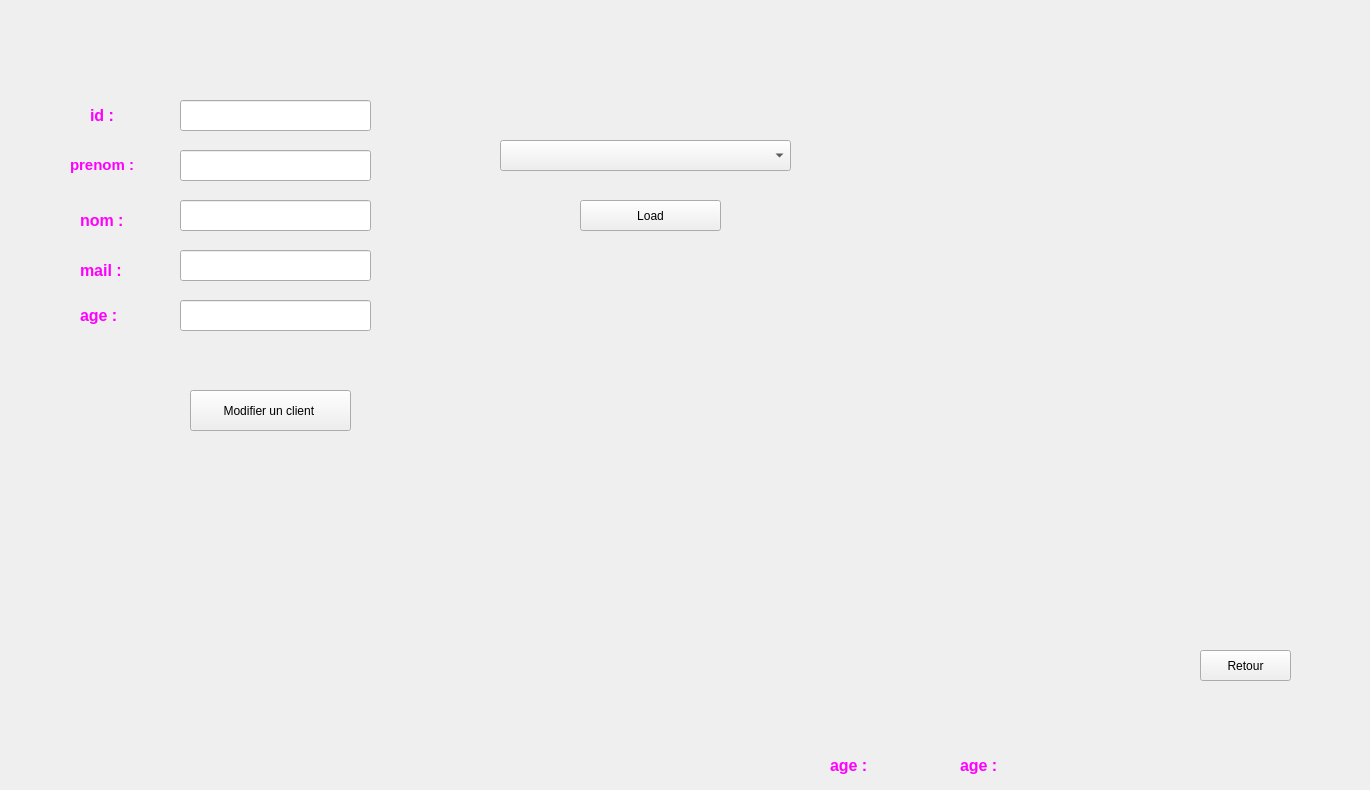
    <widget class="QWidget" name="modifier">
     <property name="enabled">
      <bool>true</bool>
     </property>
     <property name="whatsThis">
      <string>&lt;html&gt;&lt;head/&gt;&lt;body&gt;&lt;p&gt;modifier&lt;/p&gt;&lt;p&gt;&lt;br/&gt;&lt;/p&gt;&lt;/body&gt;&lt;/html&gt;</string>
     </property>
     <attribute name="title">
      <string>modifier</string>
     </attribute>
     <widget class="QLineEdit" name="mail_m">
      <property name="geometry">
       <rect>
        <x>180</x>
        <y>250</y>
        <width>191</width>
        <height>31</height>
       </rect>
      </property>
     </widget>
     <widget class="QLineEdit" name="id_m">
      <property name="geometry">
       <rect>
        <x>180</x>
        <y>100</y>
        <width>191</width>
        <height>31</height>
       </rect>
      </property>
     </widget>
     <widget class="QLineEdit" name="nom_m">
      <property name="geometry">
       <rect>
        <x>180</x>
        <y>200</y>
        <width>191</width>
        <height>31</height>
       </rect>
      </property>
     </widget>
     <widget class="QLineEdit" name="age_m">
      <property name="geometry">
       <rect>
        <x>180</x>
        <y>300</y>
        <width>191</width>
        <height>31</height>
       </rect>
      </property>
     </widget>
     <widget class="QLineEdit" name="prenom_m">
      <property name="geometry">
       <rect>
        <x>180</x>
        <y>150</y>
        <width>191</width>
        <height>31</height>
       </rect>
      </property>
     </widget>
     <widget class="QPushButton" name="pushButton_8">
      <property name="geometry">
       <rect>
        <x>190</x>
        <y>390</y>
        <width>161</width>
        <height>41</height>
       </rect>
      </property>
      <property name="styleSheet">
       <string notr="true">QPushButton::hover
{
	background-color: qlineargradient(spread:pad, x1:0, y1:0.511, x2:1, y2:0.511, stop:0 rgba(0, 207, 179, 255),stop:1 rgb(108, 135, 255));

}</string>
      </property>
      <property name="text">
       <string>Modifier un client </string>
      </property>
     </widget>
     <widget class="QComboBox" name="comboBox_2">
      <property name="geometry">
       <rect>
        <x>500</x>
        <y>140</y>
        <width>291</width>
        <height>31</height>
       </rect>
      </property>
     </widget>
     <widget class="QPushButton" name="load">
      <property name="geometry">
       <rect>
        <x>580</x>
        <y>200</y>
        <width>141</width>
        <height>31</height>
       </rect>
      </property>
      <property name="styleSheet">
       <string notr="true">QPushButton::hover
{
	background-color: qlineargradient(spread:pad, x1:0, y1:0.511, x2:1, y2:0.511, stop:0 rgba(0, 207, 179, 255),stop:1 rgb(108, 135, 255));

}</string>
      </property>
      <property name="text">
       <string>Load</string>
      </property>
     </widget>
     <widget class="QLabel" name="label_19">
      <property name="geometry">
       <rect>
        <x>1170</x>
        <y>0</y>
        <width>141</width>
        <height>101</height>
       </rect>
      </property>
      <property name="text">
       <string/>
      </property>
      <property name="pixmap">
       <pixmap>../aaaa (7).png</pixmap>
      </property>
     </widget>
     <widget class="QLabel" name="label_26">
      <property name="geometry">
       <rect>
        <x>830</x>
        <y>750</y>
        <width>91</width>
        <height>31</height>
       </rect>
      </property>
      <property name="text">
       <string>&lt;html&gt;&lt;head/&gt;&lt;body&gt;&lt;p&gt;&lt;span style=&quot; font-size:12pt; font-weight:600; color:#ff00ff;&quot;&gt;age :&lt;/span&gt;&lt;/p&gt;&lt;/body&gt;&lt;/html&gt;</string>
      </property>
     </widget>
     <widget class="QLabel" name="label_31">
      <property name="geometry">
       <rect>
        <x>960</x>
        <y>750</y>
        <width>91</width>
        <height>31</height>
       </rect>
      </property>
      <property name="text">
       <string>&lt;html&gt;&lt;head/&gt;&lt;body&gt;&lt;p&gt;&lt;span style=&quot; font-size:12pt; font-weight:600; color:#ff00ff;&quot;&gt;age :&lt;/span&gt;&lt;/p&gt;&lt;/body&gt;&lt;/html&gt;</string>
      </property>
     </widget>
     <widget class="QLabel" name="label_33">
      <property name="geometry">
       <rect>
        <x>80</x>
        <y>250</y>
        <width>91</width>
        <height>41</height>
       </rect>
      </property>
      <property name="text">
       <string>&lt;html&gt;&lt;head/&gt;&lt;body&gt;&lt;p&gt;&lt;span style=&quot; font-size:12pt; font-weight:600; color:#ff00ff;&quot;&gt;mail :&lt;/span&gt;&lt;/p&gt;&lt;/body&gt;&lt;/html&gt;</string>
      </property>
     </widget>
     <widget class="QLabel" name="label_34">
      <property name="geometry">
       <rect>
        <x>80</x>
        <y>200</y>
        <width>91</width>
        <height>41</height>
       </rect>
      </property>
      <property name="text">
       <string>&lt;html&gt;&lt;head/&gt;&lt;body&gt;&lt;p&gt;&lt;span style=&quot; font-size:12pt; font-weight:600; color:#ff00ff;&quot;&gt;nom : &lt;/span&gt;&lt;/p&gt;&lt;/body&gt;&lt;/html&gt;</string>
      </property>
     </widget>
     <widget class="QLabel" name="label_35">
      <property name="geometry">
       <rect>
        <x>90</x>
        <y>90</y>
        <width>61</width>
        <height>51</height>
       </rect>
      </property>
      <property name="text">
       <string>&lt;html&gt;&lt;head/&gt;&lt;body&gt;&lt;p&gt;&lt;span style=&quot; font-size:12pt; font-weight:600; color:#ff00ff;&quot;&gt;id : &lt;/span&gt;&lt;/p&gt;&lt;/body&gt;&lt;/html&gt;</string>
      </property>
     </widget>
     <widget class="QLabel" name="label_36">
      <property name="geometry">
       <rect>
        <x>80</x>
        <y>300</y>
        <width>91</width>
        <height>31</height>
       </rect>
      </property>
      <property name="text">
       <string>&lt;html&gt;&lt;head/&gt;&lt;body&gt;&lt;p&gt;&lt;span style=&quot; font-size:12pt; font-weight:600; color:#ff00ff;&quot;&gt;age :&lt;/span&gt;&lt;/p&gt;&lt;/body&gt;&lt;/html&gt;</string>
      </property>
     </widget>
     <widget class="QLabel" name="label_37">
      <property name="geometry">
       <rect>
        <x>70</x>
        <y>150</y>
        <width>101</width>
        <height>31</height>
       </rect>
      </property>
      <property name="text">
       <string>&lt;html&gt;&lt;head/&gt;&lt;body&gt;&lt;p&gt;&lt;span style=&quot; font-size:11pt; font-weight:600; color:#ff00ff;&quot;&gt;prenom : &lt;/span&gt;&lt;/p&gt;&lt;/body&gt;&lt;/html&gt;</string>
      </property>
     </widget>
     <widget class="QLabel" name="label_22">
      <property name="geometry">
       <rect>
        <x>0</x>
        <y>-30</y>
        <width>1361</width>
        <height>761</height>
       </rect>
      </property>
      <property name="text">
       <string/>
      </property>
      <property name="pixmap">
       <pixmap>../Webp.net-resizeimage (1).jpg</pixmap>
      </property>
     </widget>
     <widget class="QPushButton" name="pushButton_4">
      <property name="geometry">
       <rect>
        <x>1200</x>
        <y>650</y>
        <width>91</width>
        <height>31</height>
       </rect>
      </property>
      <property name="styleSheet">
       <string notr="true">QPushButton::hover
{
	background-color: qlineargradient(spread:pad, x1:0, y1:0.511, x2:1, y2:0.511, stop:0 rgba(0, 207, 179, 255),stop:1 rgb(108, 135, 255));

}</string>
      </property>
      <property name="text">
       <string>Retour</string>
      </property>
     </widget>
     <zorder>label_22</zorder>
     <zorder>mail_m</zorder>
     <zorder>id_m</zorder>
     <zorder>nom_m</zorder>
     <zorder>age_m</zorder>
     <zorder>prenom_m</zorder>
     <zorder>pushButton_8</zorder>
     <zorder>comboBox_2</zorder>
     <zorder>load</zorder>
     <zorder>label_19</zorder>
     <zorder>label_26</zorder>
     <zorder>label_31</zorder>
     <zorder>label_33</zorder>
     <zorder>label_34</zorder>
     <zorder>label_35</zorder>
     <zorder>label_36</zorder>
     <zorder>label_37</zorder>
     <zorder>pushButton_4</zorder>
    </widget>
